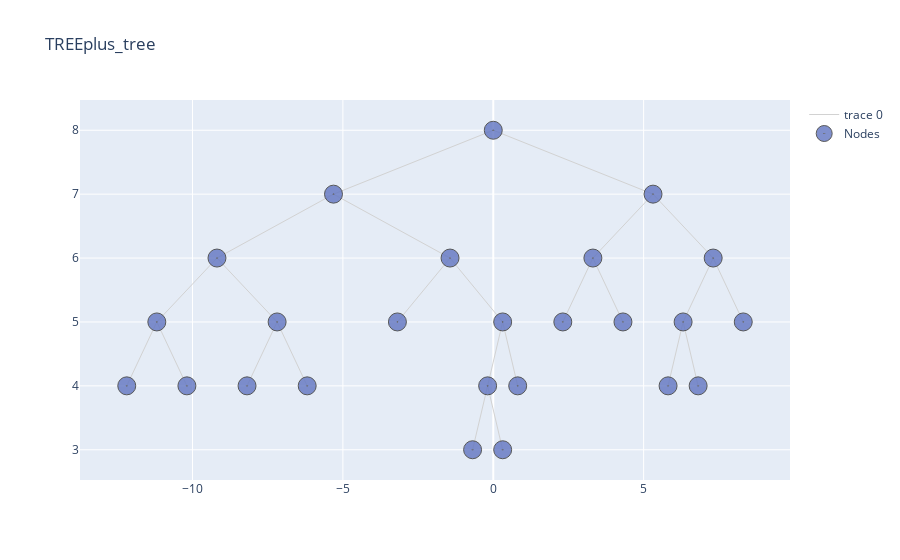

Notebook cell for this chart:
### Code cell
import warnings
warnings.filterwarnings("ignore", category=FutureWarning) 

start = time.time()
tree.print_tree(table = True, html = False).style.hide()#_index() #print both the pruned and non pruned tree 
#tree.print_tree(table = False, html = False, visual_pruning = True)
#time.time() - start

### Figure 1 — Plotly figure (JSON) as saved in the notebook; plotly's stock layout.template omitted (floating-point values rounded to 4 significant figures)
{"data": [{"hoverinfo": "none", "line": {"color": "rgb(210,210,210)", "width": 1}, "mode": "lines", "type": "scatter", "x": [0, -5.312, null, 0, 5.312, null, -5.312, -9.188, null, -5.312, -1.438, null, 5.312, 3.312, null, 5.312, 7.312, null, -9.188, -11.19, null, -9.188, -7.188, null, -1.438, -3.188, null, -1.438, 0.3125, null, 3.312, 2.312, null, 3.312, 4.312, null, 7.312, 6.312, null, 7.312, 8.312, null, -11.19, -12.19, null, -11.19, -10.19, null, -7.188, -8.188, null, -7.188, -6.188, null, 0.3125, -0.1875, null, 0.3125, 0.8125, null, 6.312, 5.812, null, 6.312, 6.812, null, -0.1875, -0.6875, null, -0.1875, 0.3125, null], "y": [8, 7, null, 8, 7, null, 7, 6, null, 7, 6, null, 7, 6, null, 7, 6, null, 6, 5, null, 6, 5, null, 6, 5, null, 6, 5, null, 6, 5, null, 6, 5, null, 6, 5, null, 6, 5, null, 5, 4, null, 5, 4, null, 5, 4, null, 5, 4, null, 5, 4, null, 5, 4, null, 5, 4, null, 5, 4, null, 4, 3, null, 4, 3, null]}, {"hoverinfo": "text", "marker": {"color": "#6175c1", "line": {"color": "rgb(50,50,50)", "width": 1}, "size": 18, "symbol": "circle-dot"}, "mode": "markers", "name": "Nodes", "opacity": 0.8, "text": ["n16, None, Bin Value: 117.08, pearson : 2462.92, Samples : 13", "n17, None, Bin Value: 135.64, pearson : 1905.21, Samples : 14", "n18, None, Bin Value: 128.67, pearson : 999.33, Samples : 6", "n19, None, Bin Value: 109.02, pearson : 10096.98, Samples : 56", "n10, None, Bin Value: 66.78, pearson : 4103.56, Samples : 9", "n23, None, Bin Value: 88.0, pearson : 5326.0, Samples : 19", "n44, None, Bin Value: 122.6, pearson : 1625.2, Samples : 5", "n45, None, Bin Value: 102.65, pearson : 10195.1, Samples : 40", "n12, None, Bin Value: 130.3, pearson : 5102.3, Samples : 30", "n13, None, Bin Value: 149.79, pearson : 7002.71, Samples : 28", "n15, None, Bin Value: 133.93, pearson : 832.93, Samples : 15", "n28, None, Bin Value: 114.83, pearson : 5907.0, Samples : 36", "n29, None, Bin Value: 97.89, pearson : 902.89, Samples : 9", "n1, CompPrice>127.5, Bin Value: 115.78, pearson : 155526.82, Samples : 280", "n2, Sales>7.55, Bin Value: 106.73, pearson : 75946.05, Samples : 162", "n4, Age>53.5, Bin Value: 115.71, pearson : 24566.4, Samples : 89", "n8, Income>67.0, Bin Value: 126.7, pearson : 6691.63, Samples : 27", "n9, Sales>2.76, Bin Value: 110.92, pearson : 13188.6, Samples : 62", "n5, CompPrice>99.0, Bin Value: 95.78, pearson : 35454.49, Samples : 73", "n11, Sales>10.63, Bin Value: 99.86, pearson : 22715.73, Samples : 64", "n22, Age>29.5, Bin Value: 104.87, pearson : 13589.2, Samples : 45", "n3, Sales>7.56, Bin Value: 128.19, pearson : 48120.52, Samples : 118", "n6, CompPrice>135.5, Bin Value: 139.71, pearson : 17604.02, Samples : 58", "n7, CompPrice>146.5, Bin Value: 117.07, pearson : 15399.73, Samples : 60", "n14, Sales>11.88, Bin Value: 111.44, pearson : 8877.11, Samples : 45"], "type": "scatter", "x": [-12.19, -10.19, -8.188, -6.188, -3.188, 0.8125, -0.6875, 0.3125, 2.312, 4.312, 8.312, 5.812, 6.812, 0, -5.312, -9.188, -11.19, -7.188, -1.438, 0.3125, -0.1875, 5.312, 3.312, 7.312, 6.312], "y": [4, 4, 4, 4, 5, 4, 3, 3, 5, 5, 5, 4, 4, 8, 7, 6, 5, 5, 6, 5, 4, 7, 6, 6, 5]}], "layout": {"title": {"text": "TREEplus_tree"}}}
